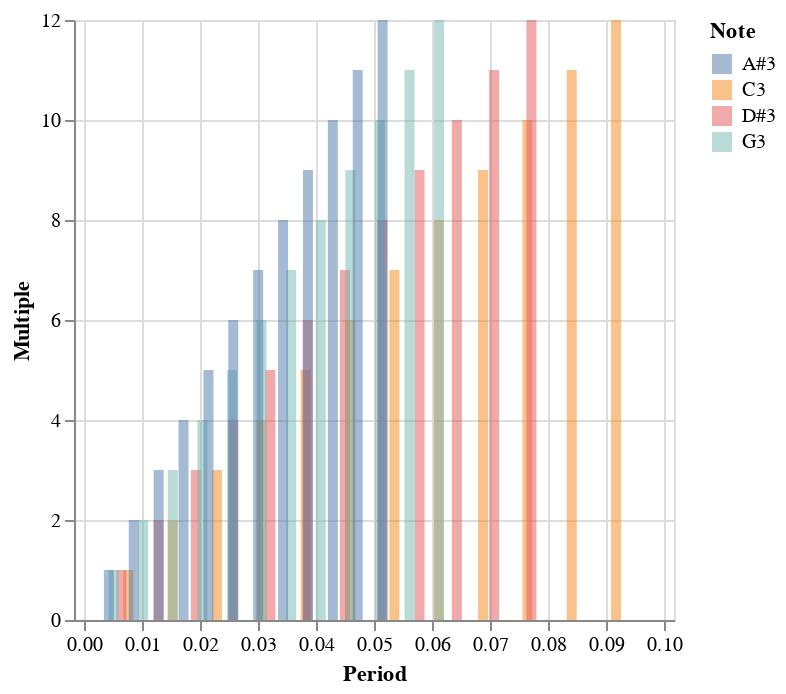

Notebook code for this chart:
### Markdown cell above
## Graficaré a ver...

### Code cell
import altair as alt

note_names = ['C3', 'D#3', 'G3', 'A#3']
period_df = calculate_period_dataframe(note_names, fundamental_df)  


## changing period_df to long_format
period_df_long = period_df.reset_index().melt(id_vars='index')
period_df_long.columns = ['multiple', 'note', 'period']



chart = alt.Chart(period_df_long).mark_bar(
    opacity=0.5
).encode(
    x=alt.X('period', title='Period', scale=alt.Scale(domain=(0,0.1))),
    y=alt.Y('multiple', title='Multiple', scale=alt.Scale()),
    color=alt.Color('note', title='Note'),

)
chart

### Figure 1 — Vega-Lite specification as saved in the notebook (floating-point values rounded to 4 significant figures)
{"config": {"view": {"continuousWidth": 300, "continuousHeight": 300}}, "data": {"name": "data-fb3f32f17ea883ab556be9869cc9c15a"}, "mark": {"type": "bar", "opacity": 0.5}, "encoding": {"color": {"field": "note", "title": "Note", "type": "nominal"}, "x": {"field": "period", "scale": {"domain": [0, 0.1]}, "title": "Period", "type": "quantitative"}, "y": {"field": "multiple", "scale": {}, "title": "Multiple", "type": "quantitative"}}, "$schema": "https://vega.github.io/schema/vega-lite/v5.20.1.json", "datasets": {"data-fb3f32f17ea883ab556be9869cc9c15a": [{"multiple": 1, "note": "C3", "period": 0.007645}, {"multiple": 2, "note": "C3", "period": 0.01529}, {"multiple": 3, "note": "C3", "period": 0.02293}, {"multiple": 4, "note": "C3", "period": 0.03058}, {"multiple": 5, "note": "C3", "period": 0.03822}, {"multiple": 6, "note": "C3", "period": 0.04587}, {"multiple": 7, "note": "C3", "period": 0.05351}, {"multiple": 8, "note": "C3", "period": 0.06116}, {"multiple": 9, "note": "C3", "period": 0.0688}, {"multiple": 10, "note": "C3", "period": 0.07645}, {"multiple": 11, "note": "C3", "period": 0.08409}, {"multiple": 12, "note": "C3", "period": 0.09173}, {"multiple": 1, "note": "D#3", "period": 0.006428}, {"multiple": 2, "note": "D#3", "period": 0.01286}, {"multiple": 3, "note": "D#3", "period": 0.01928}, {"multiple": 4, "note": "D#3", "period": 0.02571}, {"multiple": 5, "note": "D#3", "period": 0.03214}, {"multiple": 6, "note": "D#3", "period": 0.03857}, {"multiple": 7, "note": "D#3", "period": 0.045}, {"multiple": 8, "note": "D#3", "period": 0.05143}, {"multiple": 9, "note": "D#3", "period": 0.05785}, {"multiple": 10, "note": "D#3", "period": 0.06428}, {"multiple": 11, "note": "D#3", "period": 0.07071}, {"multiple": 12, "note": "D#3", "period": 0.07714}, {"multiple": 1, "note": "G3", "period": 0.005102}, {"multiple": 2, "note": "G3", "period": 0.0102}, {"multiple": 3, "note": "G3", "period": 0.01531}, {"multiple": 4, "note": "G3", "period": 0.02041}, {"multiple": 5, "note": "G3", "period": 0.02551}, {"multiple": 6, "note": "G3", "period": 0.03061}, {"multiple": 7, "note": "G3", "period": 0.03571}, {"multiple": 8, "note": "G3", "period": 0.04082}, {"multiple": 9, "note": "G3", "period": 0.04592}, {"multiple": 10, "note": "G3", "period": 0.05102}, {"multiple": 11, "note": "G3", "period": 0.05612}, {"multiple": 12, "note": "G3", "period": 0.06123}, {"multiple": 1, "note": "A#3", "period": 0.00429}, {"multiple": 2, "note": "A#3", "period": 0.008581}, {"multiple": 3, "note": "A#3", "period": 0.01287}, {"multiple": 4, "note": "A#3", "period": 0.01716}, {"multiple": 5, "note": "A#3", "period": 0.02145}, {"multiple": 6, "note": "A#3", "period": 0.02574}, {"multiple": 7, "note": "A#3", "period": 0.03003}, {"multiple": 8, "note": "A#3", "period": 0.03432}, {"multiple": 9, "note": "A#3", "period": 0.03861}, {"multiple": 10, "note": "A#3", "period": 0.0429}, {"multiple": 11, "note": "A#3", "period": 0.04719}, {"multiple": 12, "note": "A#3", "period": 0.05148}]}}
